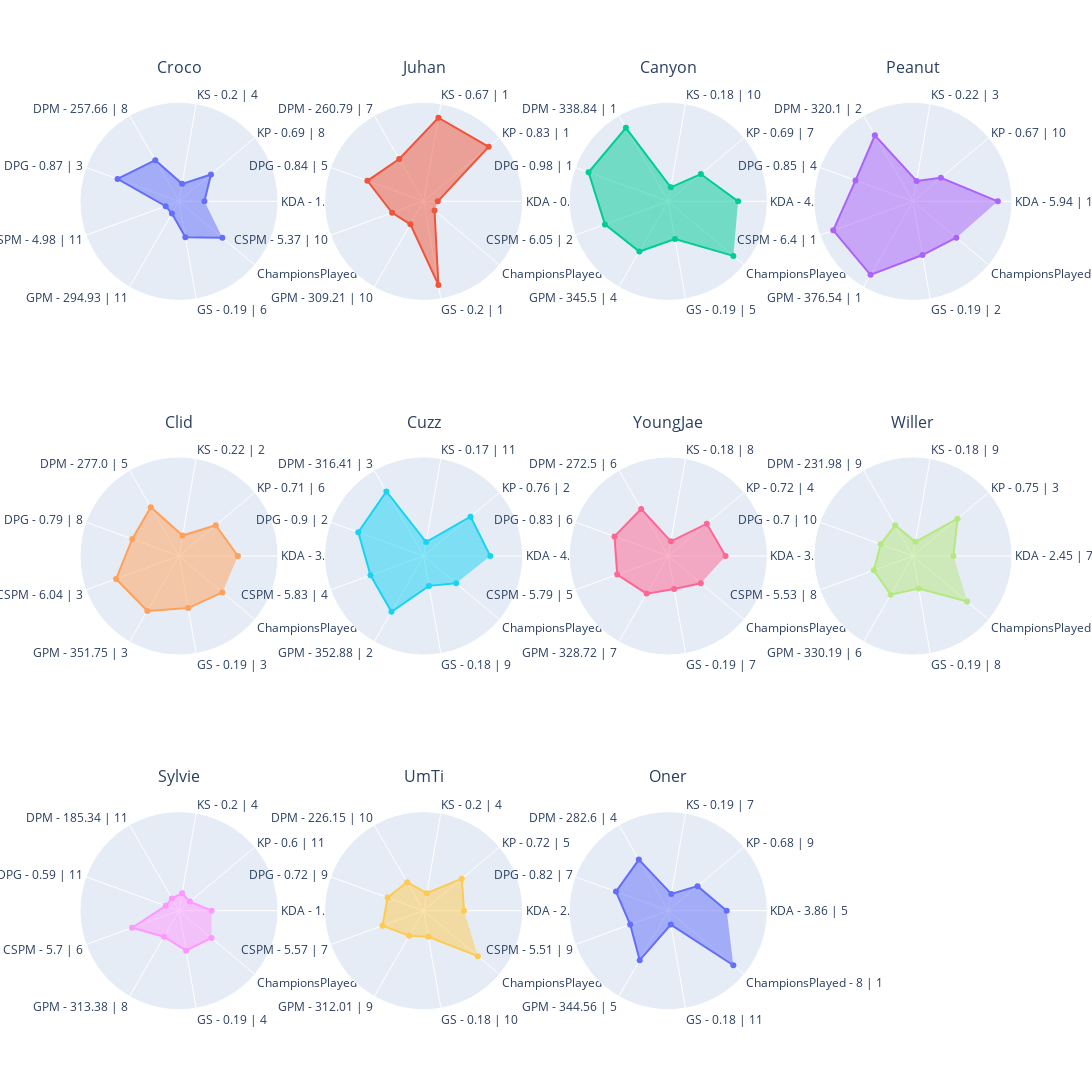

The notebook cell this image was saved under:
### Code cell
df = players_stats.loc[players_stats["Position"] == positions[1]]
min_value, max_value = get_min_max_value(df, columns)

ROWS, COLUMNS = get_rows_columns(df, 4)

fig = get_fig_subplots(df, ROWS, COLUMNS)
for i, player_name in enumerate(df.index):
    _df = df.loc[player_name, columns]
    theta_list = get_theta_list(df, player_name, origin_columns)

    r, c = get_rc(i, COLUMNS)
    fig.add_trace(
        go.Scatterpolar(r=_df, theta=theta_list, fill="toself", name=player_name),
        row=r,
        col=c,
    )

fig.update_layout(
    height=400 * ROWS,
    width=500 * COLUMNS,
    showlegend=False,
    title=dict(y=1),
)
fig.update_annotations(yshift=20)
fig.update_polars(
    radialaxis=dict(range=[min_value - 0.2, max_value + 0.2], visible=False)
)
fig.show()

### Figure 1 — Plotly figure (JSON) as saved in the notebook; plotly's stock layout.template omitted (floating-point values rounded to 4 significant figures)
{"data": [{"fill": "toself", "name": "Croco", "r": [0.1588, 0.3896, 0.05118, 0.4712, 0.7249, 0, 0, 0.3165, 0.6], "subplot": "polar", "theta": ["KDA - 1.27 | 10", "KP - 0.69 | 8", "KS - 0.2 | 4", "DPM - 257.66 | 8", "DPG - 0.87 | 3", "CSPM - 4.98 | 11", "GPM - 294.93 | 11", "GS - 0.19 | 6", "ChampionsPlayed - 6 | 5"], "type": "scatterpolar"}, {"fill": "toself", "name": "Juhan", "r": [0, 1, 1.0, 0.4916, 0.6473, 0.2745, 0.175, 1, 0], "subplot": "polar2", "theta": ["KDA - 0.38 | 11", "KP - 0.83 | 1", "KS - 0.67 | 1", "DPM - 260.79 | 7", "DPG - 0.84 | 5", "CSPM - 5.37 | 10", "GPM - 309.21 | 10", "GS - 0.2 | 1", "ChampionsPlayed - 3 | 11"], "type": "scatterpolar"}, {"fill": "toself", "name": "Canyon", "r": [0.7861, 0.4004, 0.0007265, 1, 1.0, 0.7534, 0.6196, 0.3423, 1], "subplot": "polar3", "theta": ["KDA - 4.75 | 2", "KP - 0.69 | 7", "KS - 0.18 | 10", "DPM - 338.84 | 1", "DPG - 0.98 | 1", "CSPM - 6.05 | 2", "GPM - 345.5 | 4", "GS - 0.19 | 5", "ChampionsPlayed - 8 | 1"], "type": "scatterpolar"}, {"fill": "toself", "name": "Peanut", "r": [1, 0.3161, 0.09156, 0.878, 0.6645, 1, 1.0, 0.571, 0.6], "subplot": "polar4", "theta": ["KDA - 5.94 | 1", "KP - 0.67 | 10", "KS - 0.22 | 3", "DPM - 320.1 | 2", "DPG - 0.85 | 4", "CSPM - 6.4 | 1", "GPM - 376.54 | 1", "GS - 0.19 | 2", "ChampionsPlayed - 6 | 5"], "type": "scatterpolar"}, {"fill": "toself", "name": "Clid", "r": [0.6321, 0.478, 0.09419, 0.5972, 0.5037, 0.747, 0.6962, 0.5475, 0.6], "subplot": "polar5", "theta": ["KDA - 3.89 | 4", "KP - 0.71 | 6", "KS - 0.22 | 2", "DPM - 277.0 | 5", "DPG - 0.79 | 8", "CSPM - 6.04 | 3", "GPM - 351.75 | 3", "GS - 0.19 | 3", "ChampionsPlayed - 6 | 5"], "type": "scatterpolar"}, {"fill": "toself", "name": "Cuzz", "r": [0.7411, 0.6653, 0, 0.8539, 0.7841, 0.5997, 0.71, 0.2289, 0.4], "subplot": "polar6", "theta": ["KDA - 4.5 | 3", "KP - 0.76 | 2", "KS - 0.17 | 11", "DPM - 316.41 | 3", "DPG - 0.9 | 2", "CSPM - 5.83 | 4", "GPM - 352.88 | 2", "GS - 0.18 | 9", "ChampionsPlayed - 5 | 8"], "type": "scatterpolar"}, {"fill": "toself", "name": "YoungJae", "r": [0.6087, 0.5104, 0.01006, 0.5678, 0.6102, 0.5687, 0.4141, 0.2743, 0.4], "subplot": "polar7", "theta": ["KDA - 3.76 | 6", "KP - 0.72 | 4", "KS - 0.18 | 8", "DPM - 272.5 | 6", "DPG - 0.83 | 6", "CSPM - 5.79 | 5", "GPM - 328.72 | 7", "GS - 0.19 | 7", "ChampionsPlayed - 5 | 8"], "type": "scatterpolar"}, {"fill": "toself", "name": "Willer", "r": [0.3722, 0.6218, 0.003345, 0.3038, 0.2855, 0.3889, 0.432, 0.2671, 0.8], "subplot": "polar8", "theta": ["KDA - 2.45 | 7", "KP - 0.75 | 3", "KS - 0.18 | 9", "DPM - 231.98 | 9", "DPG - 0.7 | 10", "CSPM - 5.53 | 8", "GPM - 330.19 | 6", "GS - 0.19 | 8", "ChampionsPlayed - 7 | 3"], "type": "scatterpolar"}, {"fill": "toself", "name": "Sylvie", "r": [0.2609, 0, 0.05118, 0, 0, 0.5063, 0.2261, 0.3747, 0.4], "subplot": "polar9", "theta": ["KDA - 1.83 | 9", "KP - 0.6 | 11", "KS - 0.2 | 4", "DPM - 185.34 | 11", "DPG - 0.59 | 11", "CSPM - 5.7 | 6", "GPM - 313.38 | 8", "GS - 0.19 | 4", "ChampionsPlayed - 5 | 8"], "type": "scatterpolar"}, {"fill": "toself", "name": "UmTi", "r": [0.3701, 0.5042, 0.05118, 0.2659, 0.3427, 0.4192, 0.2093, 0.1749, 0.8], "subplot": "polar10", "theta": ["KDA - 2.44 | 8", "KP - 0.72 | 5", "KS - 0.2 | 4", "DPM - 226.15 | 10", "DPG - 0.72 | 9", "CSPM - 5.57 | 7", "GPM - 312.01 | 9", "GS - 0.18 | 10", "ChampionsPlayed - 7 | 3"], "type": "scatterpolar"}, {"fill": "toself", "name": "Oner", "r": [0.6254, 0.3396, 0.04096, 0.6336, 0.5876, 0.3737, 0.6081, 0, 1], "subplot": "polar11", "theta": ["KDA - 3.86 | 5", "KP - 0.68 | 9", "KS - 0.19 | 7", "DPM - 282.6 | 4", "DPG - 0.82 | 7", "CSPM - 5.51 | 9", "GPM - 344.56 | 5", "GS - 0.18 | 11", "ChampionsPlayed - 8 | 1"], "type": "scatterpolar"}], "layout": {"annotations": [{"font": {"size": 16}, "showarrow": false, "text": "Croco", "x": 0.1062, "xanchor": "center", "xref": "paper", "y": 1, "yanchor": "bottom", "yref": "paper", "yshift": 20}, {"font": {"size": 16}, "showarrow": false, "text": "Juhan", "x": 0.3688, "xanchor": "center", "xref": "paper", "y": 1, "yanchor": "bottom", "yref": "paper", "yshift": 20}, {"font": {"size": 16}, "showarrow": false, "text": "Canyon", "x": 0.6313, "xanchor": "center", "xref": "paper", "y": 1, "yanchor": "bottom", "yref": "paper", "yshift": 20}, {"font": {"size": 16}, "showarrow": false, "text": "Peanut", "x": 0.8938, "xanchor": "center", "xref": "paper", "y": 1, "yanchor": "bottom", "yref": "paper", "yshift": 20}, {"font": {"size": 16}, "showarrow": false, "text": "Clid", "x": 0.1062, "xanchor": "center", "xref": "paper", "y": 0.6111, "yanchor": "bottom", "yref": "paper", "yshift": 20}, {"font": {"size": 16}, "showarrow": false, "text": "Cuzz", "x": 0.3688, "xanchor": "center", "xref": "paper", "y": 0.6111, "yanchor": "bottom", "yref": "paper", "yshift": 20}, {"font": {"size": 16}, "showarrow": false, "text": "YoungJae", "x": 0.6313, "xanchor": "center", "xref": "paper", "y": 0.6111, "yanchor": "bottom", "yref": "paper", "yshift": 20}, {"font": {"size": 16}, "showarrow": false, "text": "Willer", "x": 0.8938, "xanchor": "center", "xref": "paper", "y": 0.6111, "yanchor": "bottom", "yref": "paper", "yshift": 20}, {"font": {"size": 16}, "showarrow": false, "text": "Sylvie", "x": 0.1062, "xanchor": "center", "xref": "paper", "y": 0.2222, "yanchor": "bottom", "yref": "paper", "yshift": 20}, {"font": {"size": 16}, "showarrow": false, "text": "UmTi", "x": 0.3688, "xanchor": "center", "xref": "paper", "y": 0.2222, "yanchor": "bottom", "yref": "paper", "yshift": 20}, {"font": {"size": 16}, "showarrow": false, "text": "Oner", "x": 0.6313, "xanchor": "center", "xref": "paper", "y": 0.2222, "yanchor": "bottom", "yref": "paper", "yshift": 20}], "height": 1200, "polar": {"domain": {"x": [0, 0.2125], "y": [0.7778, 1]}, "radialaxis": {"range": [-0.2, 1.2], "visible": false}}, "polar10": {"domain": {"x": [0.2625, 0.475], "y": [0, 0.2222]}, "radialaxis": {"range": [-0.2, 1.2], "visible": false}}, "polar11": {"domain": {"x": [0.525, 0.7375], "y": [0, 0.2222]}, "radialaxis": {"range": [-0.2, 1.2], "visible": false}}, "polar12": {"domain": {"x": [0.7875, 1], "y": [0, 0.2222]}, "radialaxis": {"range": [-0.2, 1.2], "visible": false}}, "polar2": {"domain": {"x": [0.2625, 0.475], "y": [0.7778, 1]}, "radialaxis": {"range": [-0.2, 1.2], "visible": false}}, "polar3": {"domain": {"x": [0.525, 0.7375], "y": [0.7778, 1]}, "radialaxis": {"range": [-0.2, 1.2], "visible": false}}, "polar4": {"domain": {"x": [0.7875, 1], "y": [0.7778, 1]}, "radialaxis": {"range": [-0.2, 1.2], "visible": false}}, "polar5": {"domain": {"x": [0, 0.2125], "y": [0.3889, 0.6111]}, "radialaxis": {"range": [-0.2, 1.2], "visible": false}}, "polar6": {"domain": {"x": [0.2625, 0.475], "y": [0.3889, 0.6111]}, "radialaxis": {"range": [-0.2, 1.2], "visible": false}}, "polar7": {"domain": {"x": [0.525, 0.7375], "y": [0.3889, 0.6111]}, "radialaxis": {"range": [-0.2, 1.2], "visible": false}}, "polar8": {"domain": {"x": [0.7875, 1], "y": [0.3889, 0.6111]}, "radialaxis": {"range": [-0.2, 1.2], "visible": false}}, "polar9": {"domain": {"x": [0, 0.2125], "y": [0, 0.2222]}, "radialaxis": {"range": [-0.2, 1.2], "visible": false}}, "showlegend": false, "title": {"y": 1}, "width": 2000}}
